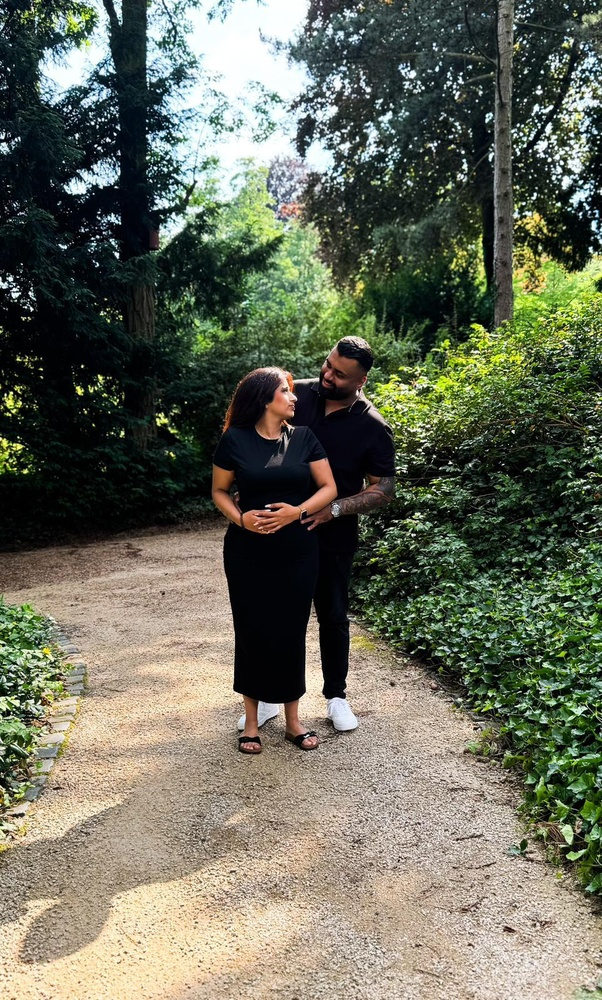
#> input picture images/extra1.jpg, 602 x 1000 px, shrunk from 964 x 1600 before the run, given in place of media__1779541992185.jpg, which was not available
$ python crop.py
#> lines starting #> are read from the running program, lines starting #| are printed output that depends on the picture; pictures that were not available may be replaced by others from this repository, and a replacement may not be noted
from PIL import Image

def crop_image(input_path, output_path):
    img = Image.open(input_path)
#> img is the input picture: PIL image 602x1000 RGB; mean R, G, B 105.7, 108.2, 92
    width, height = img.size
#> width = 602; height = 1000

    # Crop top 8% and bottom 12% to remove Instagram UI
    top_crop = int(height * 0.08)
#> top_crop = 80
    bottom_crop = int(height * 0.12)
#> bottom_crop = 120

    # Left, Upper, Right, Lower
    crop_box = (0, top_crop, width, height - bottom_crop)
#> crop_box = (0, 80, 602, 880)
    cropped_img = img.crop(crop_box)
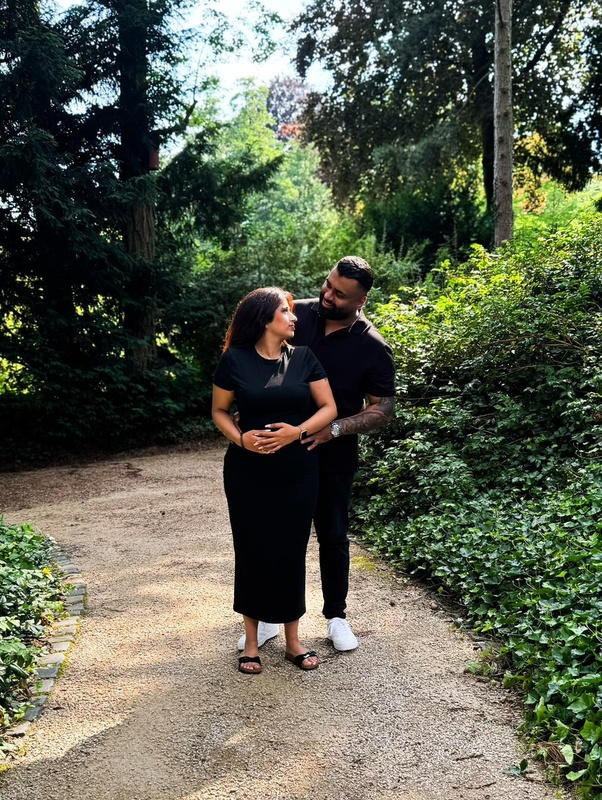
#> cropped_img: PIL image 602x800 RGB; mean R, G, B 90.9, 95.1, 78.5

    cropped_img.save(output_path, quality=95)
    print(f"Cropped {input_path} and saved to {output_path}")

try:
    crop_image('/Users/steventchanra/.gemini/antigravity/brain/4a4be9a3-ff90-4f4e-8f56-ad7851313bd3/media__1779541992185.jpg', '/Users/steventchanra/Sayman Verlobung/images/hero.jpg')
    crop_image('/Users/steventchanra/.gemini/antigravity/brain/4a4be9a3-ff90-4f4e-8f56-ad7851313bd3/media__1779541992189.jpg', '/Users/steventchanra/Sayman Verlobung/images/story.jpg')
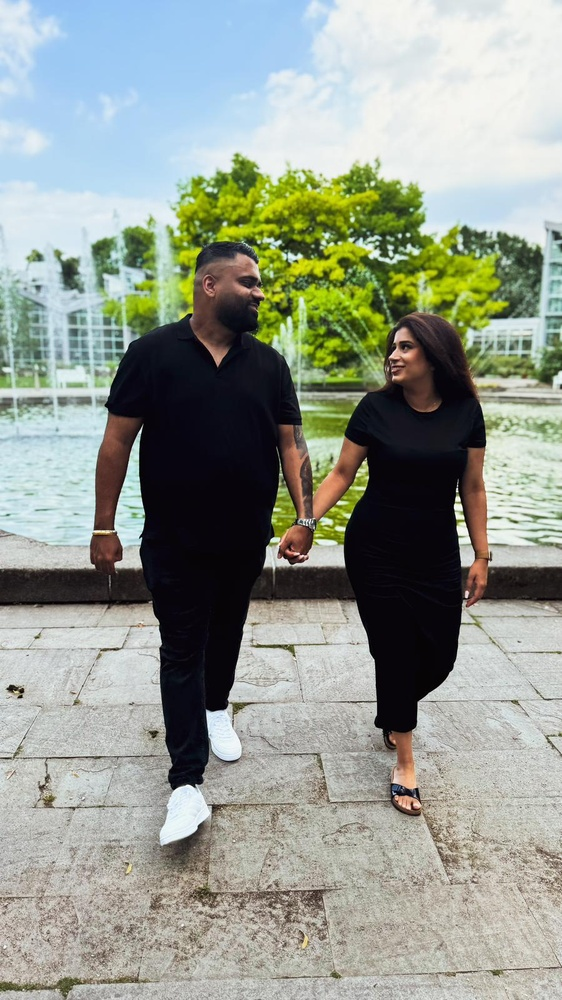
#> input picture images/extra2.jpg, 562 x 1000 px, shrunk from 900 x 1600 before the run, given in place of media__1779541992189.jpg, which was not available
#> in crop_image, img is the input picture: PIL image 562x1000 RGB; mean R, G, B 148, 154.6, 144.4
#> in crop_image (call 2), `cropped_img = img.crop(crop_box)`:
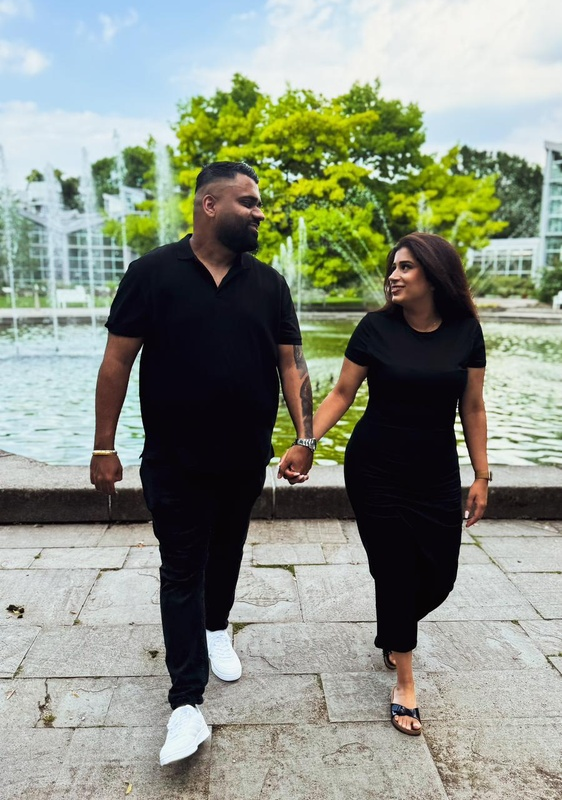
#> cropped_img: PIL image 562x800 RGB; mean R, G, B 138.9, 145.4, 132.3
except Exception as e:
    print(f"Error: {e}")
